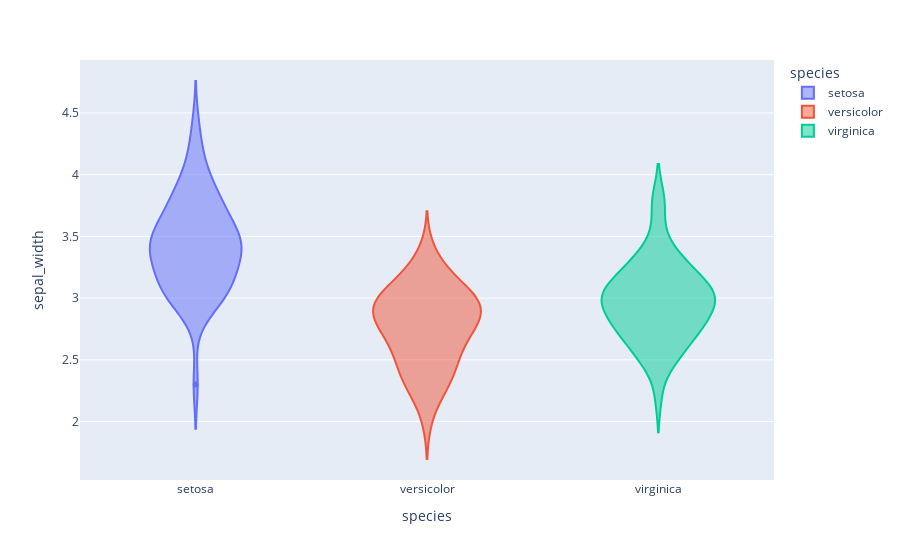

Notebook source saved alongside this figure:
### Code cell
#violin plot:
fig5 = px.violin(df,x='species',y='sepal_width',color='species')
fig5.show()

### Figure 1 — Plotly figure (JSON) as saved in the notebook; plotly's stock layout.template omitted (floating-point values rounded to 4 significant figures)
{"data": [{"alignmentgroup": "True", "box": {"visible": false}, "hovertemplate": "species=%{x}<br>sepal_width=%{y}<extra></extra>", "legendgroup": "setosa", "marker": {"color": "#636efa"}, "name": "setosa", "offsetgroup": "setosa", "orientation": "v", "scalegroup": "True", "showlegend": true, "type": "violin", "x": ["setosa", "setosa", "setosa", "setosa", "setosa", "setosa", "setosa", "setosa", "setosa", "setosa", "setosa", "setosa", "setosa", "setosa", "setosa", "setosa", "setosa", "setosa", "setosa", "setosa", "setosa", "setosa", "setosa", "setosa", "setosa", "setosa", "setosa", "setosa", "setosa", "setosa", "setosa", "setosa", "setosa", "setosa", "setosa", "setosa", "setosa", "setosa", "setosa", "setosa", "setosa", "setosa", "setosa", "setosa", "setosa", "setosa", "setosa", "setosa", "setosa", "setosa"], "x0": " ", "xaxis": "x", "y": [3.5, 3.0, 3.2, 3.1, 3.6, 3.9, 3.4, 3.4, 2.9, 3.1, 3.7, 3.4, 3.0, 3.0, 4.0, 4.4, 3.9, 3.5, 3.8, 3.8, 3.4, 3.7, 3.6, 3.3, 3.4, 3.0, 3.4, 3.5, 3.4, 3.2, 3.1, 3.4, 4.1, 4.2, 3.1, 3.2, 3.5, 3.6, 3.0, 3.4, 3.5, 2.3, 3.2, 3.5, 3.8, 3.0, 3.8, 3.2, 3.7, 3.3], "y0": " ", "yaxis": "y"}, {"alignmentgroup": "True", "box": {"visible": false}, "hovertemplate": "species=%{x}<br>sepal_width=%{y}<extra></extra>", "legendgroup": "versicolor", "marker": {"color": "#EF553B"}, "name": "versicolor", "offsetgroup": "versicolor", "orientation": "v", "scalegroup": "True", "showlegend": true, "type": "violin", "x": ["versicolor", "versicolor", "versicolor", "versicolor", "versicolor", "versicolor", "versicolor", "versicolor", "versicolor", "versicolor", "versicolor", "versicolor", "versicolor", "versicolor", "versicolor", "versicolor", "versicolor", "versicolor", "versicolor", "versicolor", "versicolor", "versicolor", "versicolor", "versicolor", "versicolor", "versicolor", "versicolor", "versicolor", "versicolor", "versicolor", "versicolor", "versicolor", "versicolor", "versicolor", "versicolor", "versicolor", "versicolor", "versicolor", "versicolor", "versicolor", "versicolor", "versicolor", "versicolor", "versicolor", "versicolor", "versicolor", "versicolor", "versicolor", "versicolor", "versicolor"], "x0": " ", "xaxis": "x", "y": [3.2, 3.2, 3.1, 2.3, 2.8, 2.8, 3.3, 2.4, 2.9, 2.7, 2.0, 3.0, 2.2, 2.9, 2.9, 3.1, 3.0, 2.7, 2.2, 2.5, 3.2, 2.8, 2.5, 2.8, 2.9, 3.0, 2.8, 3.0, 2.9, 2.6, 2.4, 2.4, 2.7, 2.7, 3.0, 3.4, 3.1, 2.3, 3.0, 2.5, 2.6, 3.0, 2.6, 2.3, 2.7, 3.0, 2.9, 2.9, 2.5, 2.8], "y0": " ", "yaxis": "y"}, {"alignmentgroup": "True", "box": {"visible": false}, "hovertemplate": "species=%{x}<br>sepal_width=%{y}<extra></extra>", "legendgroup": "virginica", "marker": {"color": "#00cc96"}, "name": "virginica", "offsetgroup": "virginica", "orientation": "v", "scalegroup": "True", "showlegend": true, "type": "violin", "x": ["virginica", "virginica", "virginica", "virginica", "virginica", "virginica", "virginica", "virginica", "virginica", "virginica", "virginica", "virginica", "virginica", "virginica", "virginica", "virginica", "virginica", "virginica", "virginica", "virginica", "virginica", "virginica", "virginica", "virginica", "virginica", "virginica", "virginica", "virginica", "virginica", "virginica", "virginica", "virginica", "virginica", "virginica", "virginica", "virginica", "virginica", "virginica", "virginica", "virginica", "virginica", "virginica", "virginica", "virginica", "virginica", "virginica", "virginica", "virginica", "virginica", "virginica"], "x0": " ", "xaxis": "x", "y": [3.3, 2.7, 3.0, 2.9, 3.0, 3.0, 2.5, 2.9, 2.5, 3.6, 3.2, 2.7, 3.0, 2.5, 2.8, 3.2, 3.0, 3.8, 2.6, 2.2, 3.2, 2.8, 2.8, 2.7, 3.3, 3.2, 2.8, 3.0, 2.8, 3.0, 2.8, 3.8, 2.8, 2.8, 2.6, 3.0, 3.4, 3.1, 3.0, 3.1, 3.1, 3.1, 2.7, 3.2, 3.3, 3.0, 2.5, 3.0, 3.4, 3.0], "y0": " ", "yaxis": "y"}], "layout": {"legend": {"title": {"text": "species"}, "tracegroupgap": 0}, "margin": {"t": 60}, "violinmode": "overlay", "xaxis": {"anchor": "y", "categoryarray": ["setosa", "versicolor", "virginica"], "categoryorder": "array", "domain": [0, 1], "title": {"text": "species"}}, "yaxis": {"anchor": "x", "domain": [0, 1], "title": {"text": "sepal_width"}}}}
